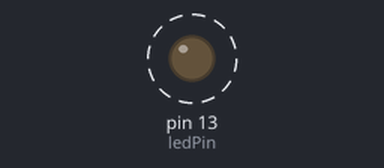
A sketch run on a simulated Arduino Uno, built with avr-gcc and run on an emulated ATmega328P. On the bench: output pins drawn as LEDs (lit = HIGH). Dashed ring = blinking. What the sketch prints to the serial monitor is not drawn.

Above: at 0.2 s.
Timing chart, 0 to 3.0 s (numbered marks = the images above):
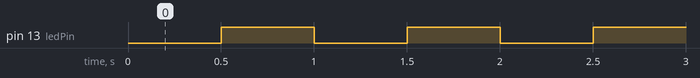

Measured:
- by itself, pin 13 (ledPin): alternates HIGH for 0.50 s and LOW for 0.50 s

The sketch:

ex02.ino
```cpp
// 作业第6条：用millis()实现1Hz稳定LED闪烁
// 硬件对应：红色LED → GPIO13
// 非阻塞设计，不使用delay()，符合作业要求

// 1. 定义硬件与参数
const int ledPin = 13;          // 你的红色LED对应引脚
const long interval = 500;      // 状态翻转间隔(ms)，亮/灭各500ms，总周期1000ms=1Hz

// 2. 时间记录变量（必须用unsigned long，避免溢出错误）
unsigned long previousMillis = 0;  // 上一次LED状态翻转的时间
int ledState = LOW;                 // LED当前的亮灭状态

void setup() {
  pinMode(ledPin, OUTPUT);       // 初始化LED引脚为输出模式
  Serial.begin(115200);          // 初始化串口，方便调试观察
  Serial.println("1Hz LED闪烁程序已启动");
}

void loop() {
  // 核心：获取当前系统运行的毫秒数
  unsigned long currentMillis = millis();

  // 判断：当前时间 - 上一次翻转时间 ≥ 设定的间隔，就执行状态翻转
  if (currentMillis - previousMillis >= interval) {
    previousMillis = currentMillis;  // 更新上一次翻转的时间
    ledState = !ledState;            // 翻转LED状态（LOW变HIGH，HIGH变LOW）
    digitalWrite(ledPin, ledState);  // 把状态写入引脚，控制LED亮灭

    // 串口输出调试信息，方便你观察状态变化
    Serial.print("当前时间：");
    Serial.print(currentMillis);
    Serial.print("ms | LED状态：");
    Serial.println(ledState == HIGH ? "点亮" : "熄灭");
  }

  // 这里可以写其他任务代码，不会被LED闪烁阻塞
}
```
